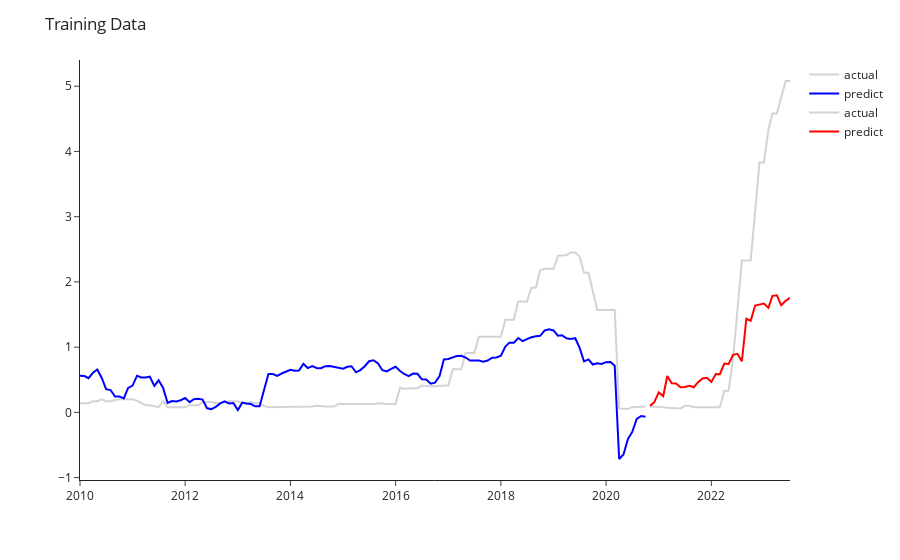

The notebook cell saved with this chart:
### Code cell
fig = px.line(height=400)
#fig, ax = plt.subplots(figsize=(12,6))

fig.add_scatter(y=train_df['EFFR'], x=train_df.index,
                marker=dict(size=20, color="lightgray"), name='actual')
fig.add_scatter(y=train_pred['mean'], x=train_pred.index,
                marker=dict(size=20, color="blue"), name='predict')
fig.add_scatter(y=test_df['EFFR'], x=test_df.index,
                marker=dict(size=20, color="lightgray"), name='actual')
fig.add_scatter(y=test_pred['mean'], x=test_pred.index,
                marker=dict(size=20, color="red"), name='predict')
#ax.fill_between(test_pred, predict_ci[:, 0], predict_ci[:, 1], alpha=0.15)
fig.update_layout(template="simple_white", title="Training Data")
fig.show()

### Figure 1 — Plotly figure (JSON) as saved in the notebook; plotly's stock layout.template omitted (floating-point values rounded to 4 significant figures; data arrays with more than 128 entries replaced by an {"elided": "..."} marker saying what was removed)
{"data": [{"hovertemplate": "<extra></extra>", "legendgroup": "", "line": {"color": "#636efa", "dash": "solid"}, "marker": {"symbol": "circle"}, "mode": "lines", "name": "", "orientation": "v", "showlegend": false, "type": "scatter", "xaxis": "x", "yaxis": "y"}, {"marker": {"color": "lightgray", "size": 20}, "name": "actual", "type": "scatter", "x": {"elided": "130 str values"}, "y": {"elided": "130 float values"}}, {"marker": {"color": "blue", "size": 20}, "name": "predict", "type": "scatter", "x": {"elided": "130 str values"}, "y": {"elided": "130 float values"}}, {"marker": {"color": "lightgray", "size": 20}, "name": "actual", "type": "scatter", "x": ["2020-11-01T00:00:00", "2020-12-01T00:00:00", "2021-01-01T00:00:00", "2021-02-01T00:00:00", "2021-03-01T00:00:00", "2021-04-01T00:00:00", "2021-05-01T00:00:00", "2021-06-01T00:00:00", "2021-07-01T00:00:00", "2021-08-01T00:00:00", "2021-09-01T00:00:00", "2021-10-01T00:00:00", "2021-11-01T00:00:00", "2021-12-01T00:00:00", "2022-01-01T00:00:00", "2022-02-01T00:00:00", "2022-03-01T00:00:00", "2022-04-01T00:00:00", "2022-05-01T00:00:00", "2022-06-01T00:00:00", "2022-07-01T00:00:00", "2022-08-01T00:00:00", "2022-09-01T00:00:00", "2022-10-01T00:00:00", "2022-11-01T00:00:00", "2022-12-01T00:00:00", "2023-01-01T00:00:00", "2023-02-01T00:00:00", "2023-03-01T00:00:00", "2023-04-01T00:00:00", "2023-05-01T00:00:00", "2023-06-01T00:00:00", "2023-07-01T00:00:00"], "y": [0.09, 0.09, 0.09, 0.08, 0.07, 0.07, 0.07, 0.06, 0.1, 0.1, 0.08, 0.08, 0.08, 0.08, 0.08, 0.08, 0.08, 0.33, 0.33, 0.83, 1.58, 2.33, 2.33, 2.33, 3.08, 3.83, 3.83, 4.33, 4.58, 4.58, 4.83, 5.08, 5.08]}, {"marker": {"color": "red", "size": 20}, "name": "predict", "type": "scatter", "x": ["2020-11-01T00:00:00", "2020-12-01T00:00:00", "2021-01-01T00:00:00", "2021-02-01T00:00:00", "2021-03-01T00:00:00", "2021-04-01T00:00:00", "2021-05-01T00:00:00", "2021-06-01T00:00:00", "2021-07-01T00:00:00", "2021-08-01T00:00:00", "2021-09-01T00:00:00", "2021-10-01T00:00:00", "2021-11-01T00:00:00", "2021-12-01T00:00:00", "2022-01-01T00:00:00", "2022-02-01T00:00:00", "2022-03-01T00:00:00", "2022-04-01T00:00:00", "2022-05-01T00:00:00", "2022-06-01T00:00:00", "2022-07-01T00:00:00", "2022-08-01T00:00:00", "2022-09-01T00:00:00", "2022-10-01T00:00:00", "2022-11-01T00:00:00", "2022-12-01T00:00:00", "2023-01-01T00:00:00", "2023-02-01T00:00:00", "2023-03-01T00:00:00", "2023-04-01T00:00:00", "2023-05-01T00:00:00", "2023-06-01T00:00:00", "2023-07-01T00:00:00"], "y": [0.09948, 0.1567, 0.3066, 0.2502, 0.5568, 0.445, 0.4426, 0.3853, 0.3889, 0.4066, 0.3852, 0.4629, 0.5198, 0.5292, 0.4667, 0.5875, 0.5844, 0.7476, 0.7423, 0.8823, 0.8971, 0.782, 1.435, 1.405, 1.638, 1.649, 1.667, 1.604, 1.787, 1.795, 1.641, 1.709, 1.755]}], "layout": {"autosize": true, "legend": {"tracegroupgap": 0}, "margin": {"t": 60}, "title": {"text": "Training Data"}, "xaxis": {"anchor": "y", "autorange": true, "domain": [0, 1], "range": ["2010-01-01", "2023-07-01"], "type": "date"}, "yaxis": {"anchor": "x", "autorange": true, "domain": [0, 1], "range": [-1.037, 5.402], "type": "linear"}}}
